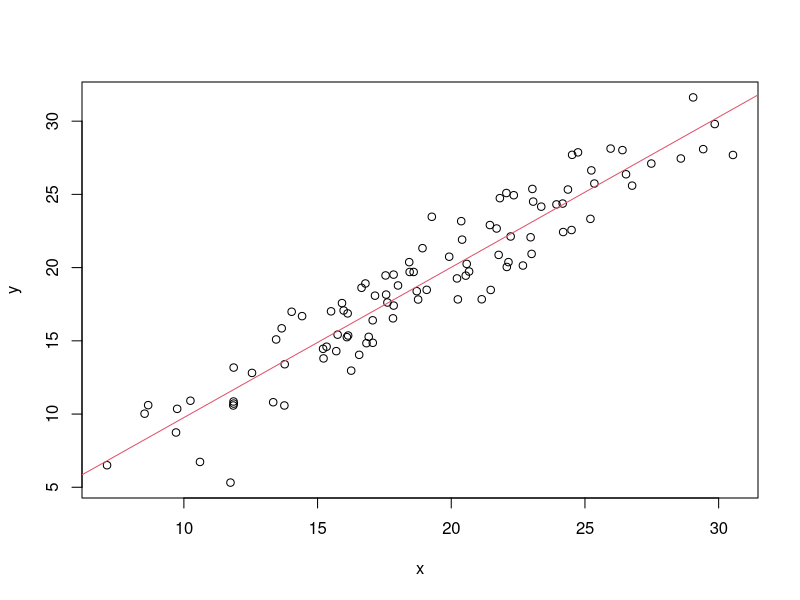

The R source for this figure:
x = rnorm(100, mean=20, sd=5)
y = x + rnorm(100, mean=0, sd=2)

fit=lm(y ~ x)
summary(fit)

plot(x,y)
abline(fit, col=2)
